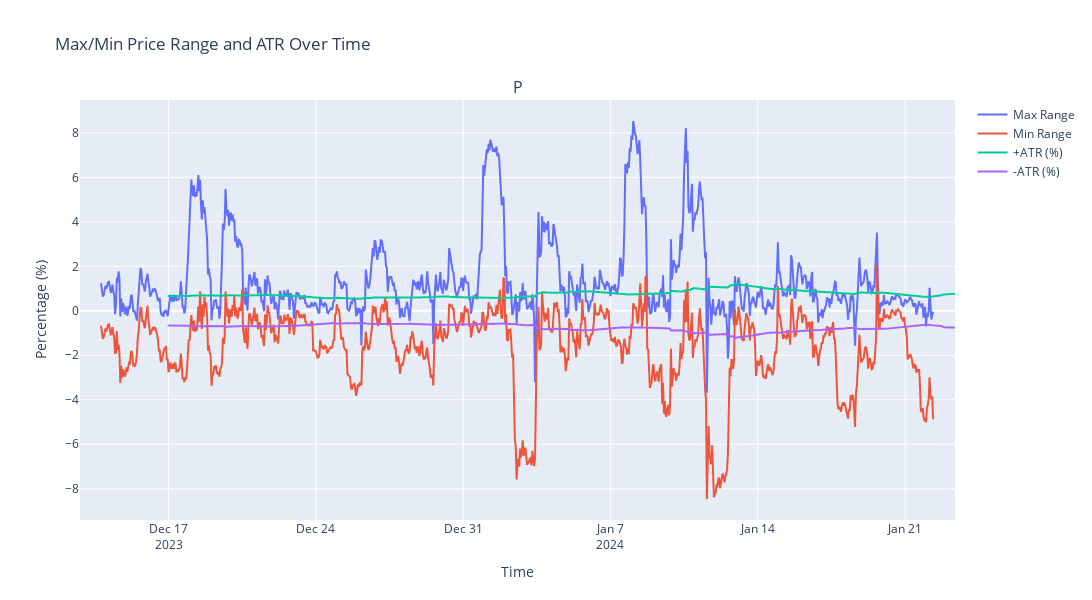
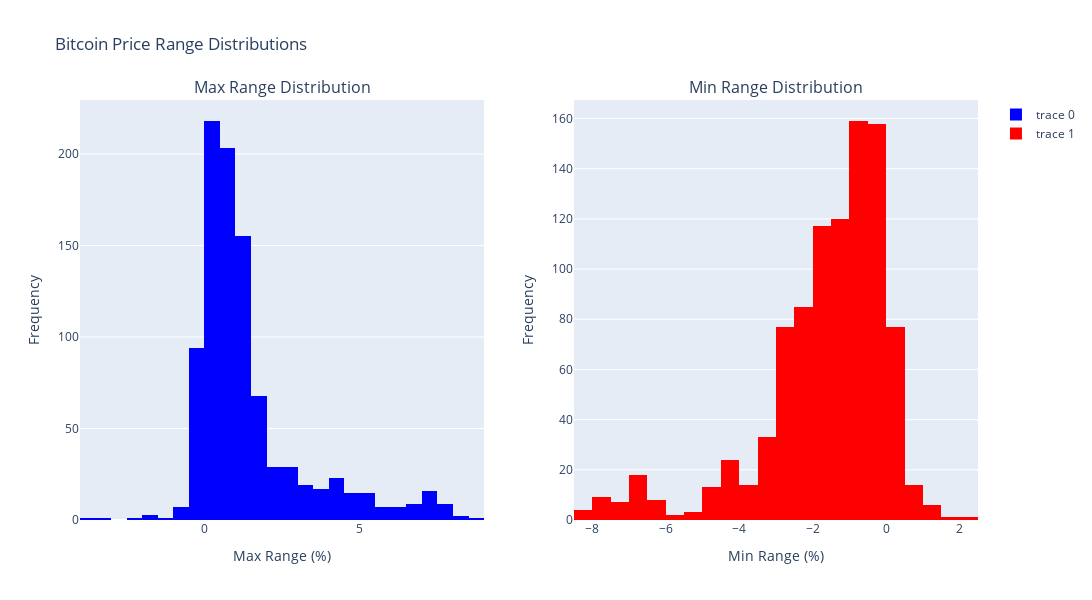

Here is the notebook cell these charts were saved with, in order:
### Code cell
candles = download_1000_candles(market='BTC/USDT', tf='1h')
new_df = analyze_and_plot_bitcoin_ranges(candles)

### Figure 1 — Plotly figure (JSON) as saved in the notebook; plotly's stock layout.template omitted (floating-point values rounded to 4 significant figures; data arrays with more than 128 entries replaced by an {"elided": "..."} marker saying what was removed)
{"data": [{"mode": "lines", "name": "Max Range", "type": "scatter", "x": {"elided": "999 str values"}, "xaxis": "x", "y": {"elided": "999 float values"}, "yaxis": "y"}, {"mode": "lines", "name": "Min Range", "type": "scatter", "x": {"elided": "999 str values"}, "xaxis": "x", "y": {"elided": "999 float values"}, "yaxis": "y"}, {"mode": "lines", "name": "+ATR (%)", "type": "scatter", "x": {"elided": "999 str values"}, "xaxis": "x", "y": {"elided": "999 float values"}, "yaxis": "y"}, {"mode": "lines", "name": "-ATR (%)", "type": "scatter", "x": {"elided": "999 str values"}, "xaxis": "x", "y": {"elided": "999 float values"}, "yaxis": "y"}], "layout": {"annotations": [{"font": {"size": 16}, "showarrow": false, "text": "P", "x": 0.5, "xanchor": "center", "xref": "paper", "y": 1, "yanchor": "bottom", "yref": "paper"}], "height": 600, "title": {"text": "Max/Min Price Range and ATR Over Time"}, "width": 1200, "xaxis": {"anchor": "y", "domain": [0, 1], "title": {"text": "Time"}}, "yaxis": {"anchor": "x", "domain": [0, 1], "title": {"text": "Percentage (%)"}}}}

### Figure 2 — Plotly figure (JSON) as saved in the notebook; plotly's stock layout.template omitted (floating-point values rounded to 4 significant figures; data arrays with more than 128 entries replaced by an {"elided": "..."} marker saying what was removed)
{"data": [{"marker": {"color": "blue"}, "nbinsx": 30, "type": "histogram", "x": {"elided": "950 float values"}, "xaxis": "x", "yaxis": "y"}, {"marker": {"color": "red"}, "nbinsx": 30, "type": "histogram", "x": {"elided": "950 float values"}, "xaxis": "x2", "yaxis": "y2"}], "layout": {"annotations": [{"font": {"size": 16}, "showarrow": false, "text": "Max Range Distribution", "x": 0.225, "xanchor": "center", "xref": "paper", "y": 1, "yanchor": "bottom", "yref": "paper"}, {"font": {"size": 16}, "showarrow": false, "text": "Min Range Distribution", "x": 0.775, "xanchor": "center", "xref": "paper", "y": 1, "yanchor": "bottom", "yref": "paper"}], "height": 600, "title": {"text": "Bitcoin Price Range Distributions"}, "width": 1200, "xaxis": {"anchor": "y", "domain": [0, 0.45], "title": {"text": "Max Range (%)"}}, "xaxis2": {"anchor": "y2", "domain": [0.55, 1], "title": {"text": "Min Range (%)"}}, "yaxis": {"anchor": "x", "domain": [0, 1], "title": {"text": "Frequency"}}, "yaxis2": {"anchor": "x2", "domain": [0, 1], "title": {"text": "Frequency"}}}}
